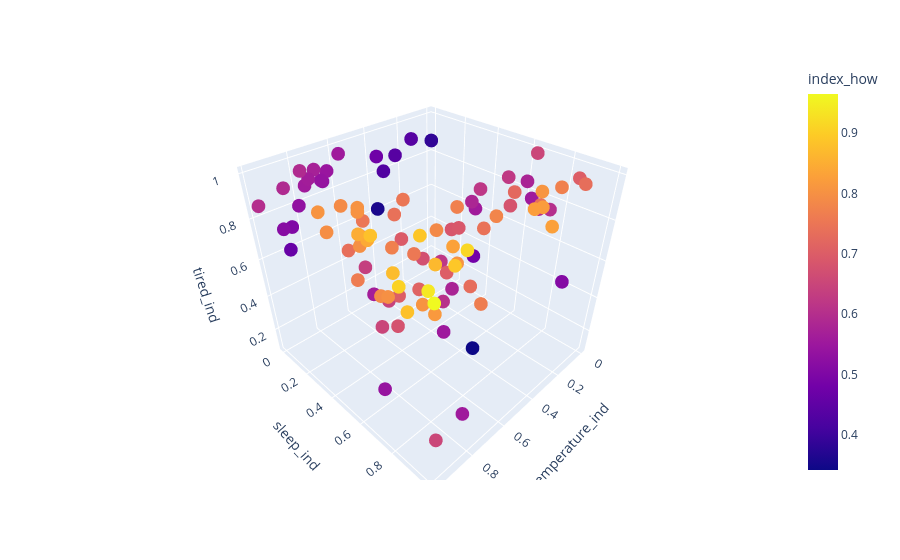

Source (notebook cell):
### Code cell
fig = px.scatter_3d(days, x='temperature_ind', y='sleep_ind', z='tired_ind',
              color='index_how')
fig.show()
fig.write_html("C:/Users/v.kozlovskiy/Desktop/_data_benthos_presentation/3d_graph_ind.html")
